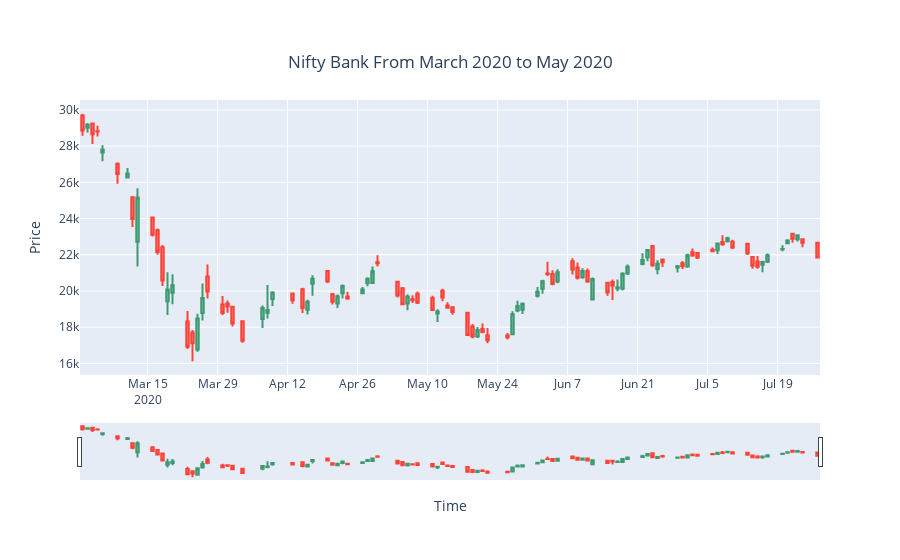

The notebook cell saved with this chart:
### Markdown cell above
The [candlestick chart](https://plotly.com/python/candlestick-charts/) is a style of financial chart describing open, high, low and close for a given x coordinate (most likely time). The boxes represent the spread between the open and close values and the lines represent the spread between the low and high values. Sample points where the close value is higher (lower) then the open value are called increasing (decreasing). By default, increasing candles are drawn in green whereas decreasing are drawn in red.

### Code cell
Candlestick_data = nifty_bank_df['3-2020':'2020']

fig = go.Figure(data=go.Candlestick(x=Candlestick_data.index,
                            open=Candlestick_data['Open'],
                            high=Candlestick_data['High'],
                            low=Candlestick_data['Low'],
                            close=Candlestick_data['Close']))

fig.update_layout(title_text='Nifty Bank From March 2020 to May 2020',
                  title={
                    'y':0.9,
                    'x':0.5,
                    'xanchor': 'center',
                    'yanchor': 'top'},
                  xaxis_rangeslider_visible=True, 
                  xaxis_title="Time", 
                  yaxis_title="Price")

fig.show()
